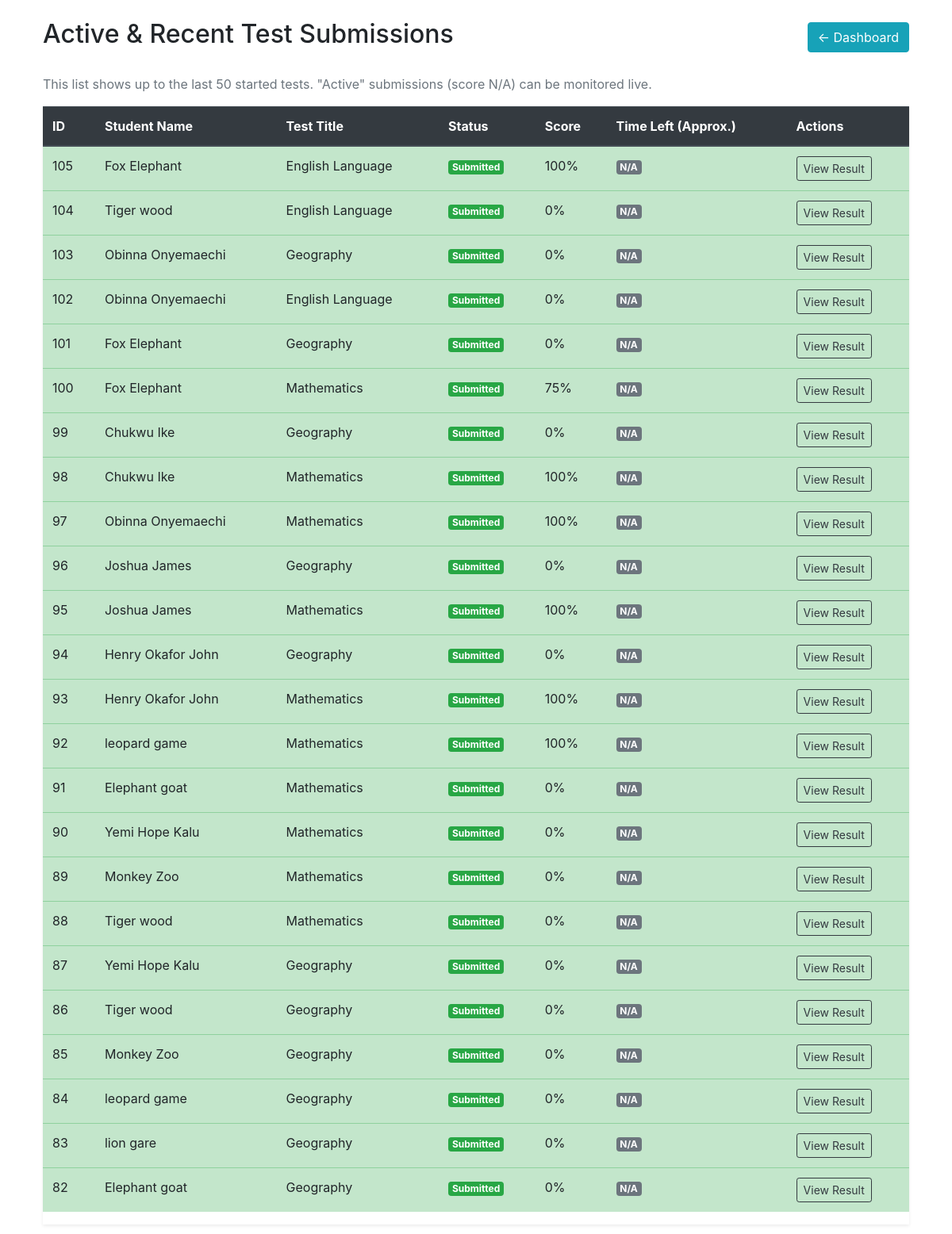
Page /cbt1/manage_submissions.php (signed in) on the committed database.
### tables this page shows
CREATE TABLE `results` (
  `result_id` int(11) NOT NULL,
  `user_id` int(11) NOT NULL,
  `attempt_number` int(11) NOT NULL DEFAULT 1,
  `test_id` int(11) NOT NULL,
  `total_questions` int(11) NOT NULL DEFAULT 0,
  `correct_answers` int(11) NOT NULL DEFAULT 0,
  `wrong_answers` int(11) NOT NULL DEFAULT 0,
  `unanswered` int(11) NOT NULL DEFAULT 0,
  `start_time` datetime NOT NULL,
  `end_time` datetime DEFAULT NULL,
  `score` int(5) DEFAULT 0,
  `submission_time` datetime DEFAULT NULL,
  `is_submitted` tinyint(1) DEFAULT 0,
  `secure_answer_map` longtext DEFAULT NULL CHECK (json_valid(`secure_answer_map`))
);

CREATE TABLE `users` (
  `user_id` int(11) NOT NULL,
  `username` varchar(100) NOT NULL,
  `password` varchar(255) NOT NULL,
  `user_type` enum('student','teacher','admin') NOT NULL DEFAULT 'student',
  `full_name` varchar(150) DEFAULT NULL,
  `class_year` varchar(10) DEFAULT NULL,
  `reg_date` timestamp NOT NULL DEFAULT current_timestamp(),
  `email` varchar(200) NOT NULL
);

CREATE TABLE `tests` (
  `test_id` int(11) NOT NULL,
  `created_by` int(11) DEFAULT NULL,
  `title` varchar(255) NOT NULL,
  `class_year` varchar(10) DEFAULT NULL COMMENT 'The target class year (e.g., SSS1), or NULL for all classes.',
  `duration_minutes` int(5) NOT NULL,
  `creation_date` timestamp NOT NULL DEFAULT current_timestamp(),
  `is_active` tinyint(1) DEFAULT 1,
  `total_questions` int(11) NOT NULL DEFAULT 0,
  `max_attempts` int(11) NOT NULL DEFAULT 1 COMMENT 'Maximum number of times a student can take the test',
  `last_modified` datetime DEFAULT current_timestamp() ON UPDATE current_timestamp()
);

### cbt1/manage_submissions.php (the view, shortened to what this page needs)
<?php
require_once 'config.php';
$submissions = [];
try {
    $sql = "
        SELECT
            r.result_id, r.user_id, r.test_id, r.score,
            r.start_time, r.submission_time, r.is_submitted,
            u.full_name AS student_name,
            t.title AS test_title,
            t.duration_minutes
        FROM results r
        JOIN users u ON r.user_id = u.user_id
        JOIN tests t ON r.test_id = t.test_id
        WHERE r.start_time IS NOT NULL
        ORDER BY r.is_submitted ASC, r.start_time DESC
        LIMIT 50 -- Limit to last 50 attempts for performance
    ";
    $stmt = $pdo->prepare($sql);
    $stmt->execute();
    $submissions = $stmt->fetchAll(PDO::FETCH_ASSOC);
} catch (PDOException $e) {
    $error_message = "Database Error: Could not fetch submissions. " . htmlspecialchars($e->getMessage());
    error_log("Manage Submissions PDO Error: " . $e->getMessage());
}
?>
<!DOCTYPE html>
<html lang="en">
<head>
    <link rel="stylesheet" href="https://stackpath.bootstrapcdn.com/bootstrap/4.5.2/css/bootstrap.min.css">
</head>
<body>
<div class="container p-4">
    <div class="d-flex justify-content-between align-items-center mb-4">
        <h2>Active & Recent Test Submissions</h2>
        <a href="admin_dashboard.php" class="btn btn-info">← Dashboard</a>
    </div>
    <p class="text-muted">
        This list shows up to the last 50 started tests. "Active" submissions (score N/A) can be monitored live.
    </p>
    <?php if (empty($submissions)): ?>
        <div class="alert alert-warning">No test submissions or active tests found in the database.</div>
    <?php else: ?>
        <div class="table-responsive shadow-sm">
            <table class="table table-hover table-striped">
                <thead class="thead-dark">
                    <tr>
                        <th>ID</th>
                        <th>Student Name</th>
                        <th>Test Title</th>
                        <th>Status</th>
                        <th>Score</th>
                        <th>Time Left (Approx.)</th>
                        <th>Actions</th>
                    </tr>
                </thead>
                <tbody>
                    <?php foreach ($submissions as $sub): ?>
                        <?php
                        $is_active = $sub['is_submitted'] == 0 || $sub['is_submitted'] === null;
                        $status_class = $is_active ? 'table-warning' : 'table-success';
                        $status_text = $is_active ? 'Active' : 'Submitted';
                        $score_display = $is_active ? 'N/A' : htmlspecialchars($sub['score']) . '%';
                        $time_left_display = 'N/A';
                        $time_left_badge = 'secondary';
                        ?>
                        <tr class="<?php echo $status_class; ?>">
                            <td><?php echo htmlspecialchars($sub['result_id']); ?></td>
                            <td><?php echo htmlspecialchars($sub['student_name']); ?></td>
                            <td><?php echo htmlspecialchars($sub['test_title']); ?></td>
                            <td>
                                <span class="badge badge-<?php echo $is_active ? 'warning' : 'success'; ?>">
                                    <?php echo $status_text; ?>
                                </span>
                            </td>
                            <td><?php echo $score_display; ?></td>
                            <td>
                                <span class="badge badge-<?php echo $time_left_badge; ?>">
                                    <?php echo $time_left_display; ?>
                                </span>
                            </td>
                            <td>
                                <?php if ($is_active): ?>
                                    <a href="view_submission.php?user_id=<?php echo $sub['user_id']; ?>&test_id=<?php echo $sub['test_id']; ?>" class="btn btn-sm btn-primary">
                                        Monitor Live
                                    </a>
                                <?php else: ?>
                                    <a href="view_result_details.php?result_id=<?php echo $sub['result_id']; ?>" class="btn btn-sm btn-outline-dark">
                                        View Result
                                    </a>
                                <?php endif; ?>
                            </td>
                        </tr>
                    <?php endforeach; ?>
                </tbody>
            </table>
        </div>
    <?php endif; ?>
</div>
</body>
</html>

### rows in the picture
results: result_id "105", user.full_name "Fox Elephant", test.title "English Language", is_submitted "Submitted", score_display "100%", time_left_display "N/A"
results: result_id "104", user.full_name "Tiger wood", test.title "English Language", is_submitted "Submitted", score_display "0%", time_left_display "N/A"
results: result_id "103", user.full_name "Obinna Onyemaechi", test.title "Geography", is_submitted "Submitted", score_display "0%", time_left_display "N/A"
results: result_id "102", user.full_name "Obinna Onyemaechi", test.title "English Language", is_submitted "Submitted", score_display "0%", time_left_display "N/A"
results: result_id "101", user.full_name "Fox Elephant", test.title "Geography", is_submitted "Submitted", score_display "0%", time_left_display "N/A"
results: result_id "100", user.full_name "Fox Elephant", test.title "Mathematics", is_submitted "Submitted", score_display "75%", time_left_display "N/A"
results: result_id "99", user.full_name "Chukwu Ike", test.title "Geography", is_submitted "Submitted", score_display "0%", time_left_display "N/A"
results: result_id "98", user.full_name "Chukwu Ike", test.title "Mathematics", is_submitted "Submitted", score_display "100%", time_left_display "N/A"
results: result_id "97", user.full_name "Obinna Onyemaechi", test.title "Mathematics", is_submitted "Submitted", score_display "100%", time_left_display "N/A"
results: result_id "96", user.full_name "Joshua James", test.title "Geography", is_submitted "Submitted", score_display "0%", time_left_display "N/A"
results: result_id "95", user.full_name "Joshua James", test.title "Mathematics", is_submitted "Submitted", score_display "100%", time_left_display "N/A"
results: result_id "94", user.full_name "Henry Okafor John", test.title "Geography", is_submitted "Submitted", score_display "0%", time_left_display "N/A"
results: result_id "93", user.full_name "Henry Okafor John", test.title "Mathematics", is_submitted "Submitted", score_display "100%", time_left_display "N/A"
results: result_id "92", user.full_name "leopard game", test.title "Mathematics", is_submitted "Submitted", score_display "100%", time_left_display "N/A"
results: result_id "91", user.full_name "Elephant goat", test.title "Mathematics", is_submitted "Submitted", score_display "0%", time_left_display "N/A"
results: result_id "90", user.full_name "Yemi Hope Kalu", test.title "Mathematics", is_submitted "Submitted", score_display "0%", time_left_display "N/A"
results: result_id "89", user.full_name "Monkey Zoo", test.title "Mathematics", is_submitted "Submitted", score_display "0%", time_left_display "N/A"
results: result_id "88", user.full_name "Tiger wood", test.title "Mathematics", is_submitted "Submitted", score_display "0%", time_left_display "N/A"
results: result_id "87", user.full_name "Yemi Hope Kalu", test.title "Geography", is_submitted "Submitted", score_display "0%", time_left_display "N/A"
results: result_id "86", user.full_name "Tiger wood", test.title "Geography", is_submitted "Submitted", score_display "0%", time_left_display "N/A"
results: result_id "85", user.full_name "Monkey Zoo", test.title "Geography", is_submitted "Submitted", score_display "0%", time_left_display "N/A"
results: result_id "84", user.full_name "leopard game", test.title "Geography", is_submitted "Submitted", score_display "0%", time_left_display "N/A"
results: result_id "83", user.full_name "lion gare", test.title "Geography", is_submitted "Submitted", score_display "0%", time_left_display "N/A"
results: result_id "82", user.full_name "Elephant goat", test.title "Geography", is_submitted "Submitted", score_display "0%", time_left_display "N/A"
